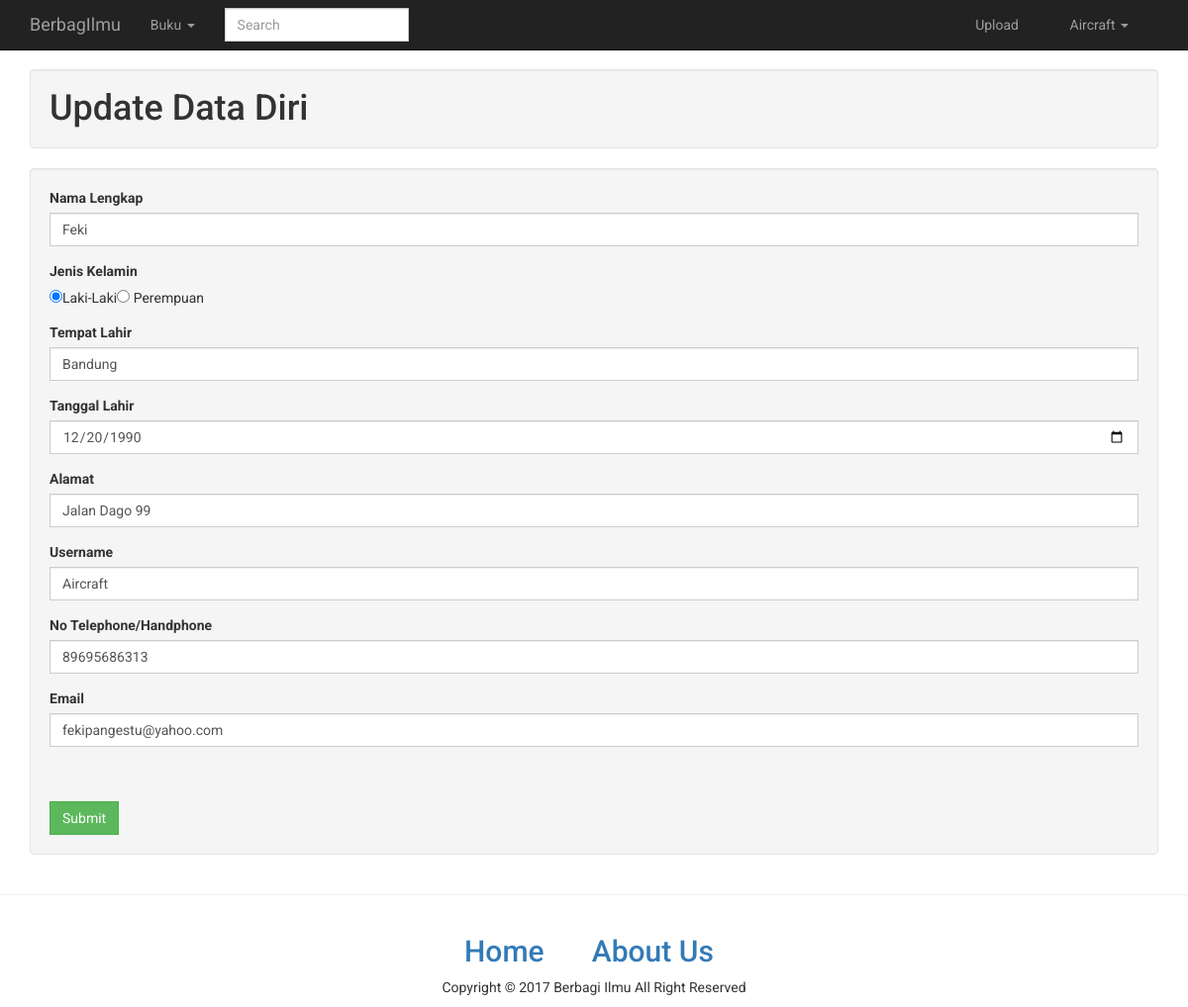
/admin/profil_edit.php (signed in), run on the app's committed database.
### tables this page shows
CREATE TABLE `member` (
  `member_id` smallint(3) NOT NULL AUTO_INCREMENT,
  `member_nama` varchar(20) DEFAULT NULL,
  `member_jk` varchar(1) DEFAULT NULL,
  `member_ttl` varchar(20) DEFAULT NULL,
  `member_tglahir` date DEFAULT NULL,
  `member_alamat` varchar(50) DEFAULT NULL,
  `member_tlp` decimal(13,0) DEFAULT NULL,
  `member_username` varchar(20) DEFAULT NULL,
  `member_email` varchar(40) DEFAULT NULL,
  `member_password` varchar(40) DEFAULT NULL,
  `member_foto` varchar(40) DEFAULT 'default.png',
  PRIMARY KEY (`member_id`)
);

### admin/profil_edit.php (the view, shortened to what this page needs)
<?php
include "header.php";
  ?><script>
<div class="container">
  <h1 class="well">Update Data Diri</h1>
<?php
if(!empty($_SESSION['admin_email']))
{
  $admin=$_SESSION['admin_email'];
  $query=mysqli_query($link,"SELECT * FROM admin where admin_email='$admin'");
  if(!$query){
    die("Gagal : ".mysql_error());
  }
  if($row=mysqli_fetch_array($query)){
      $id=$row['admin_id'];
      $nama=$row['admin_nama'];
      $tgl=$row['admin_tglahir'];
      $username=$row['admin_username'];
      $email=$row['admin_email'];
      $jk=$row['admin_jk'];
      $alamat=$row['admin_alamat'];
      $tlp=$row['admin_tlp'];
      $ttl=$row['admin_ttl'];
      $tgl_lahir = date('d F Y', strtotime($tgl));
      if($row['nama_foto']==""){
       $foto="foto/pict_default.png";
      }
      else{
       $foto = "foto/admin/".$row['admin_id']."/".$row['nama_foto'];
      }
  }
  ?>
  <div class="col-lg-12 well">
      <form action="profil_save.php" method="POST">
            <div class="form-group">
              <label>Nama Lengkap</label>
              <input type="hidden" name="admin_id"  class="form-control" value="<?php echo $id; ?>" />
              <input type="text" name="admin_nama" value="<?php echo $nama;?>" class="form-control" required>
            </div>
            <div class="form-group">
              <label for="Jenis Kelamin">Jenis Kelamin</label>
                <br>
                  <?php
                    if (($jk)=='L') {
                      echo "<input type='radio' name='admin_jk' value='L' checked/>Laki-Laki";
                      echo "<input type='radio' name='admin_jk' value='P'/> Perempuan";
                    }else
                    {
                      echo "<input type='radio' name='admin_jk' value='L'/> Laki-Laki";
                      echo "<input type='radio' name='admin_jk' value='P' checked /> Perempuan";
                    }
                 ?>            </div>
            <div class="form-group">
              <label for="Tempat Lahir">Tempat Lahir</label>
              <input type="text" name="admin_ttl"  class="form-control" value="<?php echo $ttl; ?>"/>
            </div>
            <div class="form-group">
              <label for="Tanggal Lahir">Tanggal Lahir</label>
              <input type="date" name="admin_tglahir" class="form-control" value="<?php echo $tgl; ?>"/>
            </div>
            <div class="form-group">
              <label for="Alamat">Alamat</label>
              <input type="text" name="admin_alamat" value="<?php echo $alamat;?>" class="form-control" required/>
            </div>
          <div class="form-group">
            <label for="No Telephone/Handphone">Username</label>
            <input type="text" name="admin_username"  class="form-control" maxlength="15" value="<?php echo $username;?>" required/>
          </div>
          <div class="form-group">
            <label for="No Telephone/Handphone">No Telephone/Handphone</label>
            <input type="text" name="admin_tlp"  class="form-control" maxlength="13" value="<?php echo $tlp;?>" required/>
          </div>
          <div class="form-group" style="padding-bottom: 20px;">
            <label for="Email">Email</label>
            <input type="email" name="admin_email"  class="form-control" value="<?php echo $email;?>" required/>
           </div>
          <div>
            <br>
            <input type="submit" name="submit_daftar" class="btn btn-success">
          </div>
      </form>
    </div>
  <?php
}else
if(!empty($_SESSION['member_email']))
{
$member=$_SESSION['member_email'];
$query=mysqli_query($link,"SELECT * FROM member where member_email='$member'");
  if($row=mysqli_fetch_array($query)){
      $nama=$row['member_nama'];
      $tgl=$row['member_tglahir'];
      $username=$row['member_username'];
      $email=$row['member_email'];
      $jk=$row["member_jk"];
      $alamat=$row["member_alamat"];
      $tlp=$row["member_tlp"];
      $ttl=$row['member_ttl'];
     }
     ?>
<div class="col-lg-12 well">
     <form action="profil_save.php" method="POST">
            <div class="form-group">
              <label>Nama Lengkap</label>
              <input type="text" name="member_nama" value="<?php echo $nama;?>" class="form-control" required>
            </div>
            <div class="form-group">
              <label for="Jenis Kelamin">Jenis Kelamin</label>
                <br>
                  <?php
                    if (($jk)=='L') {
                      echo "<input type='radio' name='member_jk' value='L' checked/>Laki-Laki";
                      echo "<input type='radio' name='member_jk' value='P'/> Perempuan";
                    }else
                    {
                      echo "<input type='radio' name='member_jk' value='L'/> Laki-Laki";
                      echo "<input type='radio' name='member_jk' value='P' checked /> Perempuan";
                    }
                 ?>            </div>
            <div class="form-group">
              <label for="Tempat Lahir">Tempat Lahir</label>
              <input type="text" name="member_ttl"  class="form-control" value="<?php echo $ttl; ?>"/>
            </div>
            <div class="form-group">
              <label for="Tanggal Lahir">Tanggal Lahir</label>
              <input type="date" name="member_tglahir" class="form-control" value="<?php echo $tgl; ?>"/>
            </div>
            <div class="form-group">
              <label for="Alamat">Alamat</label>
              <input type="text" name="member_alamat" value="<?php echo $alamat;?>" class="form-control" required/>
            </div>
          <div class="form-group">
            <label for="No Telephone/Handphone">Username</label>
            <input type="text" name="member_username"  class="form-control" maxlength="15" value="<?php echo $username;?>" required/>
          </div>
          <div class="form-group">
            <label for="No Telephone/Handphone">No Telephone/Handphone</label>
            <input type="text" name="member_tlp"  class="form-control" maxlength="13" value="<?php echo $tlp;?>" required/>
          </div>
          <div class="form-group" style="padding-bottom: 20px;">
            <label for="Email">Email</label>
            <input type="email" name="member_email"  class="form-control" value="<?php echo $email;?>" required/>
           </div>
          <div>
            <br>
            <input type="submit" name="submit_daftar" class="btn btn-success">
          </div>
      </form>
    </div>
  <?php
  }
  ?>
</div>
<?php include "footer.php";?>

### admin/header.php (shortened to what this page needs)
<!DOCTYPE html>
<html lang="en">
<head>
<?php
  include 'config.php';
?>
    <link href="../css/bootstrap.css" rel="stylesheet">
    <link href="../css/bootstrap.min.css" rel="stylesheet">
    <link href="../css/modern-business.css" rel="stylesheet">
    <link href="../css/modal-login.css" rel="stylesheet">
    <link href="../font-awesome/css/font-awesome.min.css" rel="stylesheet" type="text/css">
    <link href="../datatables/css/jquery.dataTables.css" rel="stylesheet" type="text/css" >
</head>
<body>
    <nav class="navbar navbar-inverse navbar-fixed-top" role="navigation">
        <div class="container">
            <div class="navbar-header">
				<a href="index.php" class="navbar-brand">BerbagIlmu</a>
			</div>
            <div class="collapse navbar-collapse" id="bs-example-navbar-collapse-1">
				<ul class="nav navbar-nav">
					<li class="dropdown">
						<a data-toggle="dropdown" class="dropdown-toggle" href="#">Buku <b class="caret"></b></a>
					</li>
				</ul>
				<form role="search" class="navbar-form navbar-left" method="post" action="cari.php">
					<div class="form-group">
						<input type="text" placeholder="Search" class="form-control" name="txt_cari">
					</div>
				</form>
                <?php
                if((empty($_SESSION['member_email']))AND(empty($_SESSION['admin_email'])))
                {
                ?>
                <ul class="nav navbar-nav navbar-right">
                <li class="dropdown">
                    <a href="#" class="dropdown-toggle" data-toggle="dropdown" role="button" aria-haspopup="true" aria-expanded="false">
                    <i class="fa fa-user-times fa-fw"></i>
                    Hello, Guest
                    <span class="caret"></span>
                    </a>
                    <ul class="dropdown-menu">
                    <li>
                        <a href="login.php">
                        <i class="fa fa-sign-in fa-fw"></i>
                        Login
                        </a>
                    </li>
                    <li>
                        <a href="daftar.php">
                        <i class="fa fa-pencil fa-fw"></i>
                        Register
                        </a>
                    </li>
                    </ul>
                </li>
                </ul>
                <?php
                }
                    else
            if(!empty($_SESSION['member_email']))
             {
                $member_email = $_SESSION['member_email'];
                $query_validasi = mysqli_query($link,"SELECT * FROM member WHERE member_email = '$member_email'");
                $ambil = mysqli_fetch_assoc($query_validasi);
                extract($ambil);
                ?>
                <ul class="nav navbar-nav navbar-right">
                <li><a href="upload.php">Upload</a></li>
                <li class="dropdown">
                    <a href="#" class="dropdown-toggle" data-toggle="dropdown" role="button" aria-haspopup="true" aria-expanded="false">
                    <?php echo ucwords($member_username); ?>
                    <span class="caret"></span>
                    </a>
                </li>
                </ul>
              <?php
              }
                ?>
            </div>
        </div>
    </nav>

### css/modern-business.css (style rules this page uses)
html, body { height: 100%; }
body { padding-top: 50px; }

### css/modal-login.css (style rules this page uses)
* { font-family: 'Roboto', sans-serif; }
.btn { border-radius: 0px; }
.form-control { border-radius: 0px; }

### admin/header.php (style rules this page uses)
.navbar-nav.navbar-right:last-child { margin-right: 15px !important; }

### data on the page
member: member_username "Aircraft", member_nama "Feki", member_ttl "Bandung", member_tglahir "12/20/1990", member_alamat "Jalan Dago 99", member_tlp "89695686313", member_email "fekipangestu@yahoo.com"
